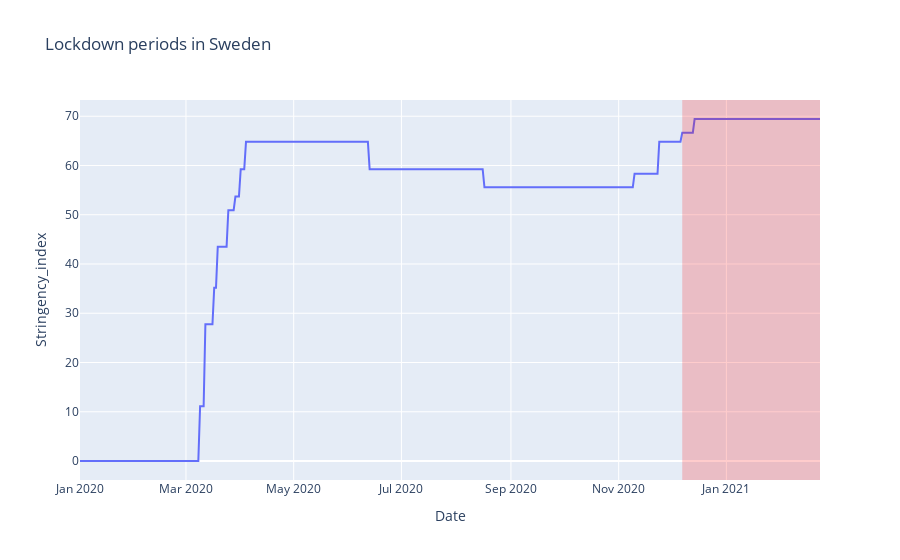

The notebook cell this image was saved under:
### Markdown cell above
## Load governmental policy data (Non-pharmaceutical Interventions, or NPIs)

### Code cell
def get_periods(nums):
    nums = sorted(set(nums))
    gaps = [[s, e] for s, e in zip(nums, nums[1:]) if s+1 < e]
    edges = iter(nums[:1] + sum(gaps, []) + nums[-1:])
    return list(zip(edges, edges))
    
    
TARGET = "Stringency_index"
NPI_df = oxcgrt_data.cleaned()
NPI_df = NPI_df[NPI_df["Country"] == COUNTRY]

# Get lockdown dates
NPI_df = NPI_df.reset_index().drop('index', axis=1)
NPI_df = NPI_df.groupby("Date").mean().reset_index()
lockdown_indexes = NPI_df[NPI_df[TARGET] >= 75].index
lockdown_dates = NPI_df[NPI_df[TARGET] >= 75]["Date"]
periods = get_periods(lockdown_indexes)

if periods == []:
    lockdown_indexes = NPI_df[NPI_df[TARGET] >= 65].index
    lockdown_dates = NPI_df[NPI_df[TARGET] >= 65]["Date"]
    periods = get_periods(lockdown_indexes)
print(periods)
    
fig = px.line(NPI_df, x="Date", y=TARGET, title='Lockdown periods in ' + COUNTRY)
for dates in periods:
    fig.add_vrect(x0=NPI_df.iloc[dates[0]]["Date"], x1=NPI_df.iloc[dates[1]]["Date"], line_width=0, fillcolor="red", opacity=0.2)
fig.show()

### Figure 1 — Plotly figure (JSON) as saved in the notebook; plotly's stock layout.template omitted (floating-point values rounded to 4 significant figures; data arrays with more than 128 entries replaced by an {"elided": "..."} marker saying what was removed)
{"data": [{"hovertemplate": "Date=%{x}<br>Stringency_index=%{y}<extra></extra>", "legendgroup": "", "line": {"color": "#636efa", "dash": "solid"}, "mode": "lines", "name": "", "orientation": "v", "showlegend": false, "type": "scatter", "x": {"elided": "420 str values"}, "xaxis": "x", "y": {"elided": "420 float values"}, "yaxis": "y"}], "layout": {"legend": {"tracegroupgap": 0}, "shapes": [{"fillcolor": "red", "line": {"width": 0}, "opacity": 0.2, "type": "rect", "x0": "2020-12-07T00:00:00", "x1": "2021-02-23T00:00:00", "xref": "x", "y0": 0, "y1": 1, "yref": "y domain"}], "title": {"text": "Lockdown periods in Sweden"}, "xaxis": {"anchor": "y", "domain": [0, 1], "title": {"text": "Date"}}, "yaxis": {"anchor": "x", "domain": [0, 1], "title": {"text": "Stringency_index"}}}}
